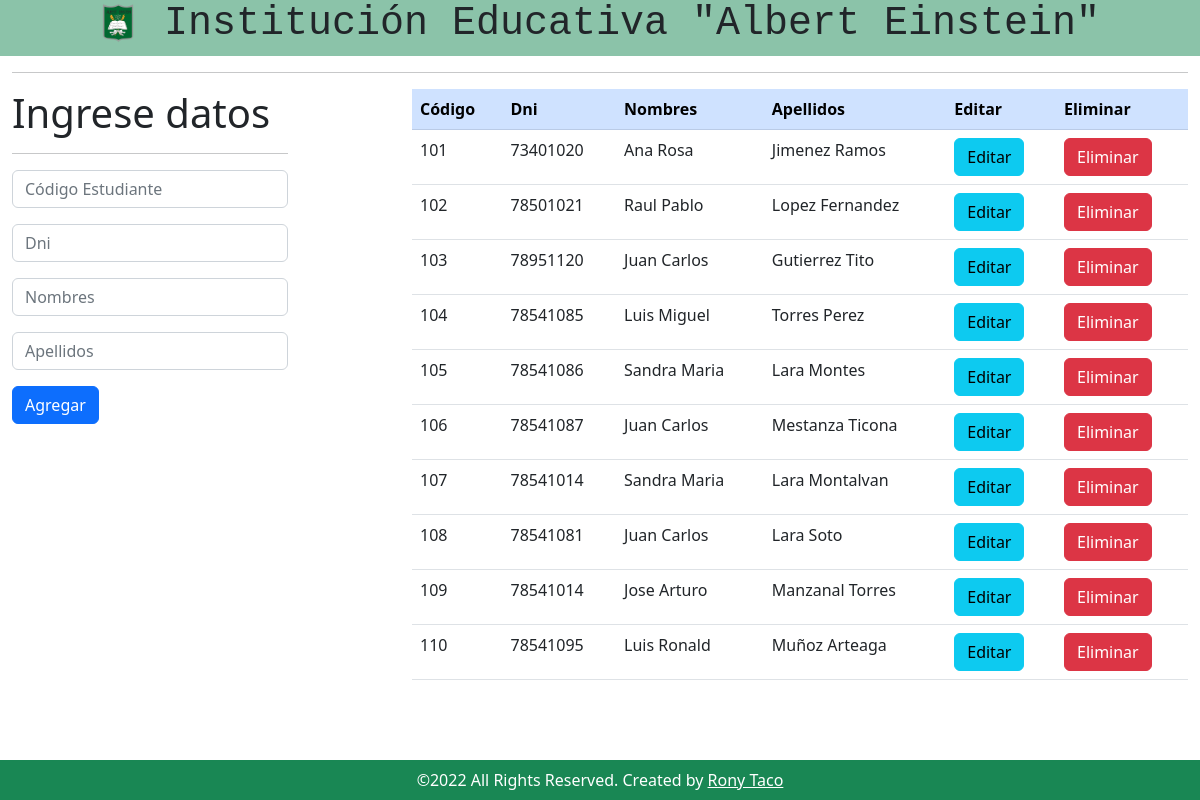
The page / on the database its author committed.
### tables this page shows
CREATE TABLE `colegio` (
  `id` int(11) NOT NULL,
  `dni` int(9) NOT NULL,
  `nombres` varchar(50) NOT NULL,
  `apellidos` varchar(50) NOT NULL
);

### index.php (the view)
<?php
include_once "template/encabezado.php";
$mysqli = include_once "config/conexion.php";
$resultado = $mysqli->query("SELECT id, dni, nombres, apellidos FROM colegio");
$colegio = $resultado->fetch_all(MYSQLI_ASSOC);
?>
<div class="row">
    <div class="col-12 text-center bg-success bg-opacity-50">
        <h1 class="text-dark font-monospace">
            <img src="./img/logoColegio.png" width="40" height="40">
            Institución Educativa "Albert Einstein"
        </h1>
    </div>
    <div class="col-12">
        <hr>
    </div>
    <div class="col-md-3">
        <h1>Ingrese datos</h1>
        <hr>
        <form action="registrar.php" method="POST">
            <input type="text" class="form-control mb-3" name="cod_estudiante" placeholder="Código Estudiante">
            <input type="text" class="form-control mb-3" name="dni" placeholder="Dni">
            <input type="text" class="form-control mb-3" name="nombres" placeholder="Nombres">
            <input type="text" class="form-control mb-3" name="apellidos" placeholder="Apellidos">
            <input type="submit" class="btn btn-primary" value="Agregar">
        </form>
    </div>
    <div class="col-md-1">
    </div>
    <div class="col-8">
        <table class="table table-hover">
            <thead class="table-primary table-striped">
                <tr>
                    <th>Código</th>
                    <th>Dni</th>
                    <th>Nombres</th>
                    <th>Apellidos</th>
                    <th>Editar</th>
                    <th>Eliminar</th>
                </tr>
            </thead>
            <tbody>
                <?php
                foreach ($colegio as $alumno) { ?>
                    <tr>
                        <td><?php echo $alumno["id"] ?></td>
                        <td><?php echo $alumno["dni"] ?></td>
                        <td><?php echo $alumno["nombres"] ?></td>
                        <td><?php echo $alumno["apellidos"] ?></td>
                        <td>
                            <a href="editar.php?id=<?php echo $alumno["id"] ?>" class="btn btn-info">Editar</a>
                        </td>
                        <td>
                            <a href="eliminar.php?id=<?php echo $alumno["id"] ?>" class="btn btn-danger">Eliminar</a>
                        </td>
                    </tr>
                <?php } ?>
            </tbody>
        </table>
    </div>
</div>
<?php include_once "template/pie.php" ?>

### template/encabezado.php (shortened to what this page needs)
<!DOCTYPE html>
<html lang="es">
<head>
    <link rel="stylesheet" href="css/bootstrap.min.css">
</head>
<body>
    <main class="container-fluid">

### template/pie.php
</main>
<footer class="px-2 py-2 fixed-bottom bg-success ">
    <div class="text-center">
        <span class="text-white">©2022 All Rights Reserved. Created by
            <a class="text-white" href="#">Rony Taco</a>
        </span>
    </div>
</footer>
</body>
</html>

### rows shown on the page
colegio: id "101", dni "73401020", nombres "Ana Rosa", apellidos "Jimenez Ramos"
colegio: id "102", dni "78501021", nombres "Raul Pablo", apellidos "Lopez Fernandez"
colegio: id "103", dni "78951120", nombres "Juan Carlos", apellidos "Gutierrez Tito"
colegio: id "104", dni "78541085", nombres "Luis Miguel", apellidos "Torres Perez"
colegio: id "105", dni "78541086", nombres "Sandra Maria", apellidos "Lara Montes"
colegio: id "106", dni "78541087", nombres "Juan Carlos", apellidos "Mestanza Ticona"
colegio: id "107", dni "78541014", nombres "Sandra Maria", apellidos "Lara Montalvan"
colegio: id "108", dni "78541081", nombres "Juan Carlos", apellidos "Lara Soto"
colegio: id "109", dni "78541014", nombres "Jose Arturo", apellidos "Manzanal Torres"
colegio: id "110", dni "78541095", nombres "Luis Ronald", apellidos "Muñoz Arteaga"
